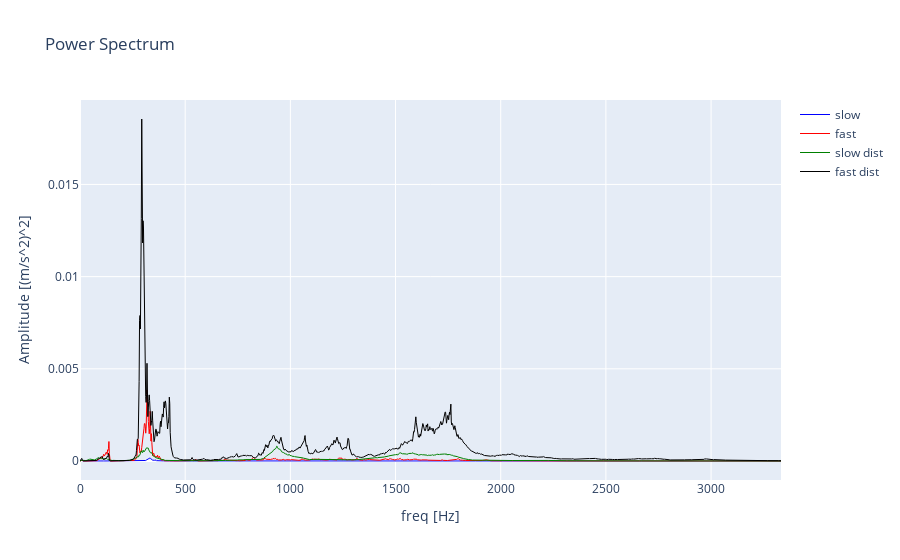

Notebook code for this chart:
### Markdown cell above
### Accelerometric data spectrum

Load data coming from a 3-axes accelerometer attached to a motor. The aim of this study it to classify the time series acceleration data in four classes:
- Slow
- Fast
- Slow with disturbance
- Fast with disturbance 

Data have been collected using the highest available sampling frequency of 6667 Hz.
It is possible to study the classification problem considering also lower sampling frequency adjusting the Resampling_frequency parameter with one of the following frequency values corresponding to the available STWIN output data rate:
- 12.5
- 26
- 52
- 104
- 208
- 416
- 833
- 1667
- 3332
- 6667


Moreover as the spectrum has been calculated considering the welch method a number of spectrum averages must be choosen.

### Code cell
# The user must choose these parameters
Resampling_frequency = 6667
number_of_averages=500
Accelerometer_axis = 'x'

# Load acceleration data
df_ACC_S, df_ACC_F, df_ACC_SD, df_ACC_FD = load_data(resampling_active=True, Resampling_frequency=Resampling_frequency)

# Spectrum calculation
freq_S, P_spectr_S = signal_welch(df_ACC_S, sensor_Type='A_'+Accelerometer_axis+' [g]', n_avg = number_of_averages)
freq_F, P_spectr_F = signal_welch(df_ACC_F, sensor_Type='A_'+Accelerometer_axis+' [g]', n_avg = number_of_averages)
freq_SD, P_spectr_SD = signal_welch(df_ACC_SD, sensor_Type='A_'+Accelerometer_axis+' [g]', n_avg = number_of_averages)
freq_FD, P_spectr_FD = signal_welch(df_ACC_FD, sensor_Type='A_'+Accelerometer_axis+' [g]', n_avg = number_of_averages)

fig = px.line( title='Power Spectrum')
fig.add_scatter(x=freq_S, y=P_spectr_S, name = "slow", marker =dict(size = 0.2, color = 'blue'),line = dict(width=1))
fig.add_scatter(x=freq_F, y=P_spectr_F, name = "fast", marker =dict(size = 0.2, color = 'red'),line = dict(width=1))
fig.add_scatter(x=freq_SD, y=P_spectr_SD, name = "slow dist", marker =dict(size = 0.2,color = 'green'), line = dict(width=1))
fig.add_scatter(x=freq_FD, y=P_spectr_FD, name = "fast dist", marker =dict(size = 0.2,color = 'black'),line = dict(width=1))

fig.update_layout( 
    xaxis_title="freq [Hz]",
    yaxis_title="Amplitude [(m/s^2)^2]",)

fig.show()

### Figure 1 — Plotly figure (JSON) as saved in the notebook; plotly's stock layout.template omitted (floating-point values rounded to 4 significant figures; data arrays with more than 128 entries replaced by an {"elided": "..."} marker saying what was removed)
{"data": [{"line": {"width": 1}, "marker": {"color": "blue", "size": 0.2}, "name": "slow", "type": "scatter", "x": {"elided": "1602 float values"}, "y": {"elided": "1602 float values"}}, {"line": {"width": 1}, "marker": {"color": "red", "size": 0.2}, "name": "fast", "type": "scatter", "x": {"elided": "1601 float values"}, "y": {"elided": "1601 float values"}}, {"line": {"width": 1}, "marker": {"color": "green", "size": 0.2}, "name": "slow dist", "type": "scatter", "x": {"elided": "1601 float values"}, "y": {"elided": "1601 float values"}}, {"line": {"width": 1}, "marker": {"color": "black", "size": 0.2}, "name": "fast dist", "type": "scatter", "x": {"elided": "1602 float values"}, "y": {"elided": "1602 float values"}}], "layout": {"legend": {"tracegroupgap": 0}, "title": {"text": "Power Spectrum"}, "xaxis": {"anchor": "y", "domain": [0, 1], "title": {"text": "freq [Hz]"}}, "yaxis": {"anchor": "x", "domain": [0, 1], "title": {"text": "Amplitude [(m/s^2)^2]"}}}}
